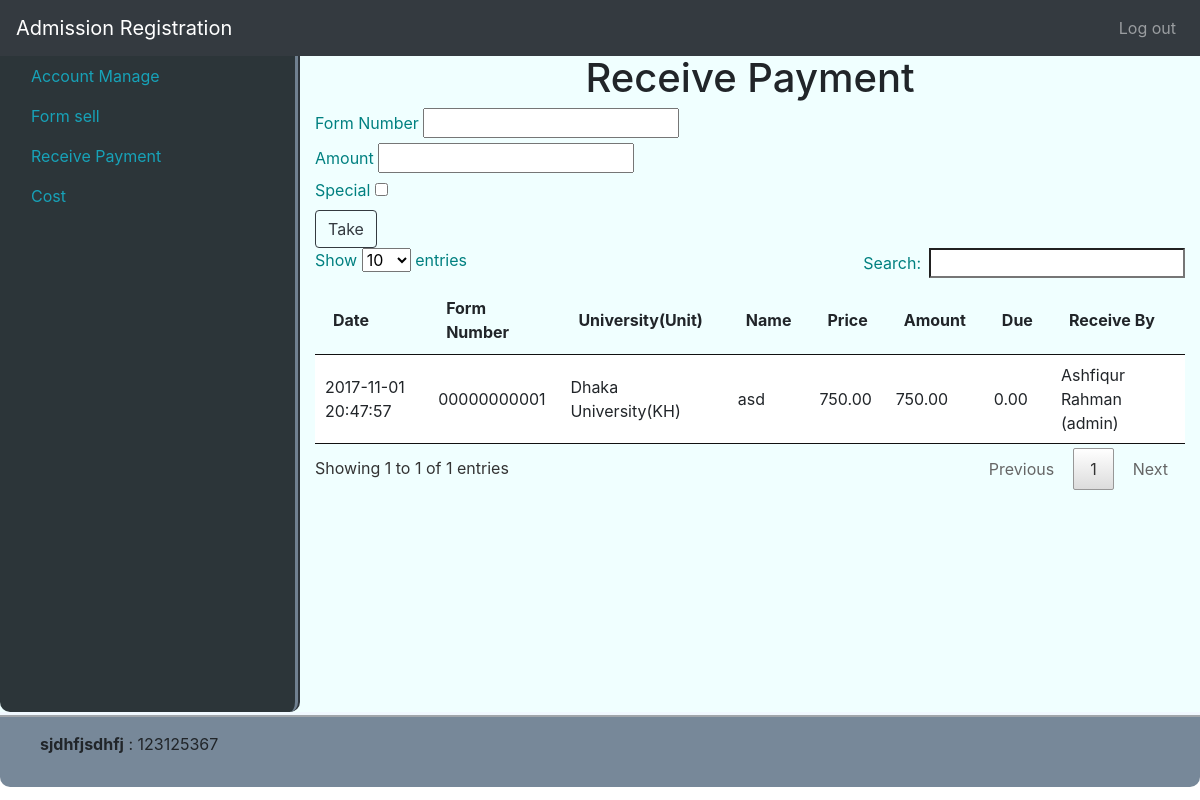
/ReceivePayment (signed in), run on the app's committed database.
### tables this page shows
CREATE TABLE `form_sell` (
  `id` int(11) NOT NULL,
  `student_id` int(11) NOT NULL,
  `unit_id` int(11) NOT NULL,
  `serial_number` int(11) UNSIGNED ZEROFILL NOT NULL,
  `is_approve` tinyint(1) NOT NULL,
  `modified_by` int(11) NOT NULL,
  `modified_at` timestamp NOT NULL DEFAULT CURRENT_TIMESTAMP ON UPDATE CURRENT_TIMESTAMP
);

CREATE TABLE `cost` (
  `id` int(11) NOT NULL,
  `form_id` int(11) NOT NULL,
  `transaction_name` varchar(256) NOT NULL,
  `amount` decimal(7,2) NOT NULL,
  `is_income` tinyint(1) NOT NULL,
  `is_special` tinyint(1) NOT NULL,
  `modified_by` int(11) NOT NULL,
  `modified_at` datetime NOT NULL DEFAULT CURRENT_TIMESTAMP
);

CREATE TABLE `university` (
  `id` int(11) NOT NULL,
  `name` varchar(256) NOT NULL,
  `modified_by` int(11) NOT NULL,
  `modified_at` timestamp NOT NULL DEFAULT CURRENT_TIMESTAMP ON UPDATE CURRENT_TIMESTAMP
);

CREATE TABLE `unit` (
  `id` int(11) NOT NULL,
  `university_id` int(11) NOT NULL,
  `session_id` int(11) NOT NULL,
  `unit_name` varchar(256) NOT NULL,
  `start_date_time` timestamp NOT NULL DEFAULT '0000-00-00 00:00:00',
  `end_date_time` timestamp NOT NULL DEFAULT '0000-00-00 00:00:00',
  `selection_date_time` timestamp NULL DEFAULT NULL,
  `exam_date_time` timestamp NOT NULL DEFAULT '0000-00-00 00:00:00',
  `form_price` decimal(7,2) NOT NULL,
  `service_charge` decimal(7,2) NOT NULL,
  `detail` text NOT NULL,
  `modified_by` int(11) NOT NULL,
  `modified_at` timestamp NOT NULL DEFAULT CURRENT_TIMESTAMP ON UPDATE CURRENT_TIMESTAMP
);

CREATE TABLE `users` (
  `id` int(11) NOT NULL,
  `full_name` varchar(256) NOT NULL,
  `user_name` varchar(20) NOT NULL,
  `password` varchar(256) NOT NULL,
  `user_role` enum('admin','manager','data_entry','student') NOT NULL,
  `account_status` tinyint(1) NOT NULL,
  `modified_by` int(11) NOT NULL,
  `modified_at` timestamp NOT NULL DEFAULT CURRENT_TIMESTAMP ON UPDATE CURRENT_TIMESTAMP
);

### system/libs/Load.php (called while the page is built, shortened)
<?php
class Load
{
    public function view($fileName, $data = false)
    {
    include 'app/views/'.$fileName.'.php';
    }
    public function model($modelName){
        return new $modelName();
    }
}

### app/controllers/ReceivePayment.php (called while the page is built, shortened)
<?php
class ReceivePayment extends MainController{
    public  function index(){
        self::main();
    }
    public function main(){
        $simpleModel = $this->load->model('SimpleModel');
        $costModel = $this->load->model('CostModel');
        $cond = "user_role = 'admin' OR user_role = 'manager' OR user_role = 'data_entry' ";
        $data['user'] = $simpleModel->getAll('users', $cond);
        $data['table'] = $costModel->getAllCostDetailWithDue();
        $pageName = ['pageName' => 'Receive Payment'];
        $this->load->view('partials/header', $pageName);
        $this->load->view('admin/receive_payment', $data);
        $this->load->view('partials/footer');
    }
}

### index.php (called while the page is built, shortened)
<?php
$mail = new Main();

### system/libs/Database.php (called while the page is built, shortened)
<?php
class Database extends PDO {
    public function select($sql, $data = array(), $fetchStyle = PDO::FETCH_ASSOC){
        $stmt = $this->prepare($sql);
        $stmt->execute();
        return $stmt->fetchAll($fetchStyle);
    }
}

### app/models/CostModel.php (called while the page is built, shortened)
<?php
class CostModel extends MainModel{
    public function getAllCostDetailWithDue($userId = false){
        if($userId == false){
            $sql = "SELECT cost.id, cost.form_id AS x, form_sell.serial_number, cost.modified_by, (unit.form_price + unit.service_charge) as total, cost.amount, cost.modified_at,
                users.full_name, university.name, unit.unit_name, IF( cost.is_special = '0', ((SELECT (SUM(unit.form_price)+ SUM(unit.service_charge))
                                                                  FROM form_sell
                                                                  INNER JOIN unit on unit.id = form_sell.unit_id
                                                                  WHERE form_sell.id = cost.form_id) -
                                                                  (SELECT SUM(cost.amount) FROM cost
                                                                  WHERE cost.form_id = x AND  cost.transaction_name = 'Form purchased')), '0') AS due
                FROM cost
                INNER JOIN form_sell ON form_sell.id = cost.form_id
                INNER JOIN student ON form_sell.student_id = student.id
                INNER JOIN users ON users.id = student.user_id
                INNER JOIN unit ON form_sell.unit_id = unit.id
                INNER JOIN university on unit.university_id = university.id
                WHERE cost.transaction_name = 'Form purchased'
                ORDER BY cost.modified_at DESC";
        }
        return $this->db->select($sql);
    }
}

### system/libs/MainController.php (called while the page is built, shortened)
<?php
class MainController
{
    public function __construct()
    {
        $this->load = new Load();
    }
}

### system/libs/MainModel.php (called while the page is built, shortened)
<?php
class MainModel{
    public function __construct(){
        $dsn = 'mysql:dbname=se_addmission; host=localhost';
        $user = 'root';
        $pass = '';
        $this->db = new Database($dsn,$user,$pass);
    }
}

### app/models/SimpleModel.php (called while the page is built, shortened)
<?php
class SimpleModel extends MainModel {
    public function getAll($table, $cond = false){
        if($cond){
            $sql = "SELECT * FROM $table WHERE $cond";
        }else{
            $sql = "SELECT * FROM $table";
        }
        return $this->db->select($sql);
    }
}

### app/views/admin/receive_payment.php (the view, shortened to what this page needs)
<div class="col">
    <h1 style="text-align: center">Receive Payment</h1>
    <div class="">
        <form action="<?php echo BASE_URL?>/ReceivePayment/main" method="post">
            <label>Form Number</label>
            <input type="text" name="form_number">
            <br>
            <label>Amount</label>
            <input type="number" name="amount">
            <br>
            <label>Special</label>
            <input type="checkbox" value="1" name="is_special">
            <br>
            <input type="submit" value="Take" class="btn btn-outline-dark">
        </form>
    </div>
    <table id="table" width=100%>
        <thead>
            <tr>
                <th>Date</th>
                <th>Form Number</th>
                <th>University(Unit)</th>
                <th>Name</th>
                <th>Price</th>
                <th>Amount</th>
                <th>Due</th>
                <th>Receive By</th>
            </tr>
        </thead>
        <tbody>
        <?php foreach ($data['table'] as $key => $value){?>
            <tr>
                <td><?php echo $value['modified_at']?></td>
                <td><?php echo $value['serial_number']?></td>
                <td><?php echo $value['name'].'('.$value['unit_name'].')'?></td>
                <td><?php echo $value['full_name']?></td>
                <td><?php echo $value['total']?></td>
                <td><?php echo $value['amount']?></td>
                <td><?php echo $value['due']?></td>
                <td><?php
                    foreach ($data['user'] as $k => $v){
                        if($value['modified_by'] == $v['id']){
                            echo $v['full_name'].' ('.$v['user_role'].')';
                        }
                    }
                    ?></td>
            </tr>
        <?php }?>
        </tbody>
    </table>
</div>

### data on the page
form_sell: cost.modified_at "2017-11-01 20:47:57", serial_number "00000000001", university.name "Dhaka University", unit.unit_name "KH", full_name "asd", total "750.00", cost.amount "750.00", due "0.00"
users: full_name "Ashfiqur Rahman", user_role "admin"
